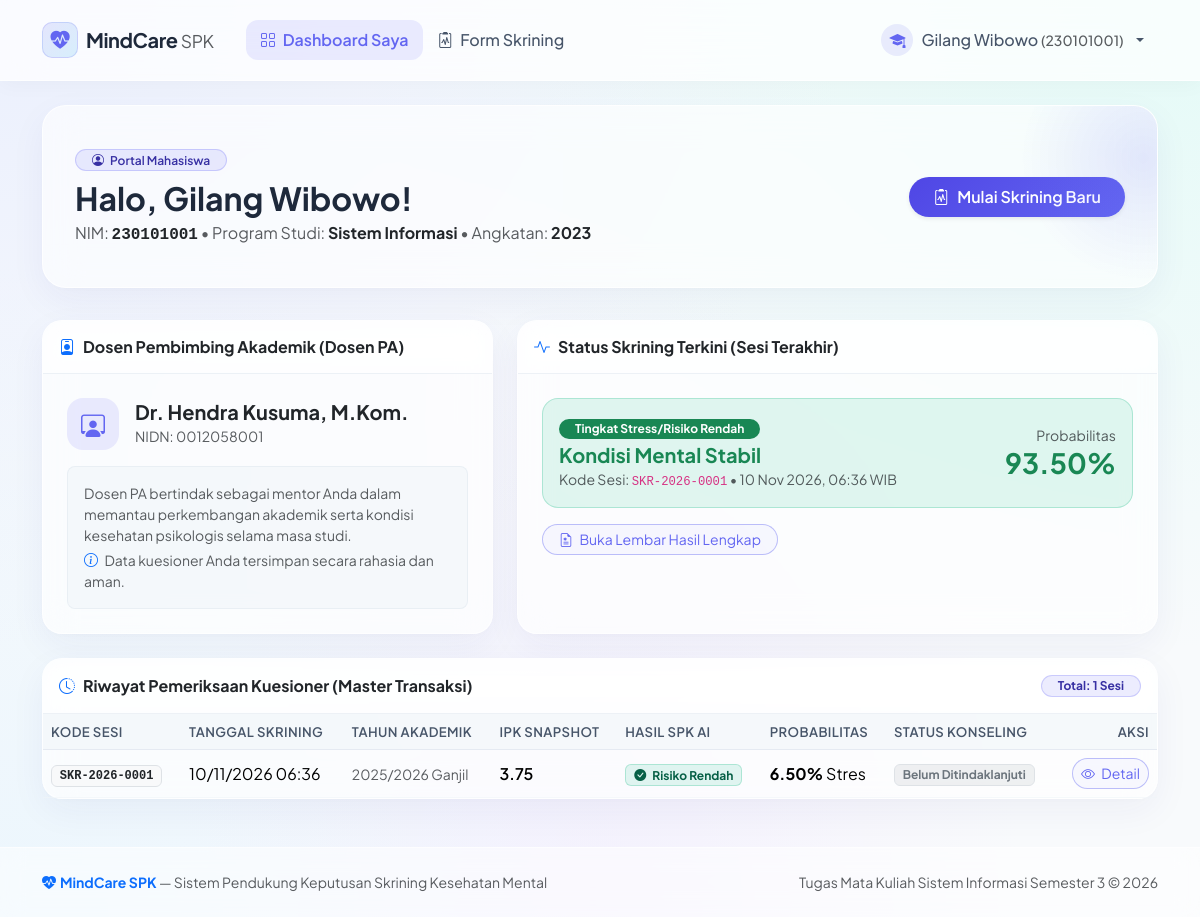
Page /dashboard_mahasiswa.php (signed in) on the committed database.
### tables this page shows
CREATE TABLE `skrining_master` (
  `id` INT AUTO_INCREMENT PRIMARY KEY,
  `kode_sesi` VARCHAR(30) NOT NULL UNIQUE,
  `mahasiswa_id` INT NOT NULL,
  `dosen_id` INT NOT NULL,
  `tahun_akademik` VARCHAR(20) NOT NULL DEFAULT '2025/2026 Ganjil',
  `ipk_snapshot` DECIMAL(4,2) NOT NULL,
  `usia_snapshot` INT NOT NULL,
  `jenis_kelamin_snapshot` VARCHAR(20) NOT NULL,
  `hasil_prediksi` TINYINT(1) NOT NULL COMMENT '0: Rendah, 1: Tinggi',
  `kategori` VARCHAR(50) NOT NULL,
  `probabilitas_rendah` DECIMAL(5,2) NOT NULL,
  `probabilitas_tinggi` DECIMAL(5,2) NOT NULL,
  `catatan_refleksi` TEXT NOT NULL,
  `faktor_utama` TEXT NOT NULL,
  `status_konseling` ENUM('Belum Ditindaklanjuti', 'Dijadwalkan Konseling', 'Selesai Konseling') NOT NULL DEFAULT 'Belum Ditindaklanjuti',
  `tanggal_skrining` DATETIME NOT NULL DEFAULT CURRENT_TIMESTAMP,
  `created_at` TIMESTAMP DEFAULT CURRENT_TIMESTAMP,
  FOREIGN KEY (`mahasiswa_id`) REFERENCES `mahasiswa`(`id`) ON DELETE CASCADE,
  FOREIGN KEY (`dosen_id`) REFERENCES `dosen`(`id`) ON DELETE CASCADE
);

### dashboard_mahasiswa.php (the view, shortened to what this page needs)
<?php
require_once 'koneksi.php';
$mhs_id = $_SESSION['user_id'];
$riwayat_skrining = [];
if ($pdo) {
    $stmtRiwayat = $pdo->prepare("SELECT sm.*, d.nama_dosen,
                                         (SELECT catatan_bimbingan FROM konseling_riwayat WHERE skrining_id = sm.id ORDER BY id DESC LIMIT 1) as catatan_konseling_terakhir,
                                         (SELECT tanggal_konseling FROM konseling_riwayat WHERE skrining_id = sm.id ORDER BY id DESC LIMIT 1) as tanggal_konseling_terakhir,
                                         (SELECT tempat_metode FROM konseling_riwayat WHERE skrining_id = sm.id ORDER BY id DESC LIMIT 1) as tempat_konseling
                                  FROM `skrining_master` sm
                                  JOIN `dosen` d ON sm.dosen_id = d.id
                                  WHERE sm.`mahasiswa_id` = ?
                                  ORDER BY sm.`created_at` DESC");
    $stmtRiwayat->execute([$mhs_id]);
    $riwayat_skrining = $stmtRiwayat->fetchAll();
}
?>
<!DOCTYPE html>
<html lang="id">
<head>
  <link rel="stylesheet" href="https://cdn.jsdelivr.net/npm/bootstrap@5.3.3/dist/css/bootstrap.min.css">
  <link rel="stylesheet" href="https://cdn.jsdelivr.net/npm/bootstrap-icons@1.11.3/font/bootstrap-icons.min.css">
  <link rel="stylesheet" href="assets/css/style.css">
</head>
<body>
<?php include 'navbar.php'; ?>
<main class="container my-4">
  <div class="glass-banner">
    <div class="row align-items-center">
      <div class="col-lg-8">
        <span class="badge badge-glass-indigo px-3 py-1 rounded-pill mb-2 fw-semibold">
          <i class="bi bi-person-circle me-1"></i> Portal Mahasiswa
        </span>
        <h2 class="fw-bold mb-1 text-slate-900">Halo, <?= htmlspecialchars($_SESSION['nama_lengkap']) ?>!</h2>
        <p class="text-muted mb-0">
          NIM: <strong class="text-dark font-monospace"><?= htmlspecialchars($_SESSION['nim']) ?></strong> &bull;
          Program Studi: <strong class="text-dark"><?= htmlspecialchars($_SESSION['prodi']) ?></strong> &bull;
          Angkatan: <strong class="text-dark"><?= htmlspecialchars($_SESSION['angkatan']) ?></strong>
        </p>
      </div>
      <div class="col-lg-4 text-lg-end mt-3 mt-lg-0">
        <a href="index.php" class="btn btn-primary px-4 py-2 rounded-pill shadow-sm d-inline-flex align-items-center gap-2">
          <i class="bi bi-clipboard2-pulse"></i>
          <span>Mulai Skrining Baru</span>
        </a>
      </div>
    </div>
  </div>
  <div class="row g-4 mb-4">
    <div class="col-md-5">
      <div class="card glass-card border-0 h-100">
        <div class="card-header py-3">
          <h6 class="mb-0 fw-bold"><i class="bi bi-person-badge text-primary me-2"></i>Dosen Pembimbing Akademik (Dosen PA)</h6>
        </div>
        <div class="card-body p-4">
          <div class="d-flex align-items-center gap-3 mb-3">
            <div class="avatar-badge fs-4" style="width: 52px; height: 52px; border-radius: 16px;">
              <i class="bi bi-person-workspace"></i>
            </div>
            <div>
              <h5 class="fw-bold mb-0 text-slate-900"><?= htmlspecialchars($_SESSION['nama_dosen_pa']) ?></h5>
              <small class="text-muted">NIDN: <?= htmlspecialchars($_SESSION['nidn_dosen_pa']) ?></small>
            </div>
          </div>
          <div class="p-3 rounded-3 small" style="background: rgba(241, 245, 249, 0.6); border: 1px solid rgba(226, 232, 240, 0.6);">
            <p class="mb-1 text-muted">Dosen PA bertindak sebagai mentor Anda dalam memantau perkembangan akademik serta kondisi kesehatan psikologis selama masa studi.</p>
            <div class="text-muted"><i class="bi bi-info-circle me-1 text-primary"></i> Data kuesioner Anda tersimpan secara rahasia dan aman.</div>
          </div>
        </div>
      </div>
    </div>
    <div class="col-md-7">
      <div class="card glass-card border-0 h-100">
        <div class="card-header py-3">
          <h6 class="mb-0 fw-bold"><i class="bi bi-activity text-primary me-2"></i>Status Skrining Terkini (Sesi Terakhir)</h6>
        </div>
        <div class="card-body p-4">
          <?php if (!empty($riwayat_skrining)):
            $latest = $riwayat_skrining[0];
            $is_high = ($latest['hasil_prediksi'] == 1);
          ?>
            <div class="d-flex align-items-center justify-content-between p-3 rounded-4 mb-3 <?= $is_high ? 'badge-glass-rose' : 'badge-glass-emerald' ?>" style="border-width: 1px;">
              <div>
                <span class="badge <?= $is_high ? 'bg-danger' : 'bg-success' ?> px-3 py-1 rounded-pill mb-1">
                  <?= htmlspecialchars($latest['kategori']) ?>
                </span>
                <h5 class="fw-bold mb-0 <?= $is_high ? 'text-danger' : 'text-success' ?>">
                  <?= $is_high ? 'Tingkat Stres / Beban Tinggi' : 'Kondisi Mental Stabil' ?>
                </h5>
                <small class="text-muted">Kode Sesi: <code><?= htmlspecialchars($latest['kode_sesi']) ?></code> &bull; <?= date('d M Y, H:i', strtotime($latest['tanggal_skrining'])) ?> WIB</small>
              </div>
              <div class="text-end">
                <span class="text-muted small d-block">Probabilitas</span>
                <h3 class="fw-bold mb-0 <?= $is_high ? 'text-danger' : 'text-success' ?>">
                  <?= $is_high ? $latest['probabilitas_tinggi'] : $latest['probabilitas_rendah'] ?>%
                </h3>
              </div>
            </div>
            <a href="hasil.php?id=<?= $latest['id'] ?>" class="btn btn-outline-primary btn-sm rounded-pill px-3">
              <i class="bi bi-file-earmark-medical me-1"></i> Buka Lembar Hasil Lengkap
            </a>
          <?php endif; ?>
        </div>
      </div>
    </div>
  </div>
  <div class="card glass-card border-0 mb-4">
    <div class="card-header py-3 d-flex justify-content-between align-items-center">
      <h6 class="mb-0 fw-bold"><i class="bi bi-clock-history me-2 text-primary"></i>Riwayat Pemeriksaan Kuesioner (Master Transaksi)</h6>
      <span class="badge badge-glass-indigo px-3 py-1 rounded-pill">Total: <?= count($riwayat_skrining) ?> Sesi</span>
    </div>
    <div class="table-responsive">
      <table class="table align-middle mb-0">
        <thead>
          <tr>
            <th>Kode Sesi</th>
            <th>Tanggal Skrining</th>
            <th>Tahun Akademik</th>
            <th>IPK Snapshot</th>
            <th>Hasil SPK AI</th>
            <th>Probabilitas</th>
            <th>Status Konseling</th>
            <th class="text-end">Aksi</th>
          </tr>
        </thead>
        <tbody>
          <?php if (!empty($riwayat_skrining)): ?>
            <?php foreach ($riwayat_skrining as $r): ?>
              <tr>
                <td><span class="badge bg-light text-dark font-monospace border"><?= htmlspecialchars($r['kode_sesi']) ?></span></td>
                <td><?= date('d/m/Y H:i', strtotime($r['tanggal_skrining'])) ?></td>
                <td><small class="text-muted"><?= htmlspecialchars($r['tahun_akademik']) ?></small></td>
                <td><span class="fw-semibold"><?= number_format($r['ipk_snapshot'], 2) ?></span></td>
                <td>
                  <?php if ($r['hasil_prediksi'] == 1): ?>
                    <span class="badge badge-glass-rose px-2 py-1">
                      <i class="bi bi-exclamation-octagon-fill me-1"></i> Risiko Tinggi
                    </span>
                  <?php else: ?>
                    <span class="badge badge-glass-emerald px-2 py-1">
                      <i class="bi bi-check-circle-fill me-1"></i> Risiko Rendah
                    </span>
                  <?php endif; ?>
                </td>
                <td><strong><?= $r['probabilitas_tinggi'] ?>%</strong> Stres</td>
                <td>
                  <?php if ($r['status_konseling'] === 'Dijadwalkan Konseling'): ?>
                    <span class="badge badge-glass-amber"><i class="bi bi-calendar-event me-1"></i> Dijadwalkan</span>
                  <?php elseif ($r['status_konseling'] === 'Selesai Konseling'): ?>
                    <span class="badge badge-glass-emerald"><i class="bi bi-check2-circle me-1"></i> Selesai</span>
                  <?php else: ?>
                    <span class="badge bg-secondary bg-opacity-10 text-secondary border">Belum Ditindaklanjuti</span>
                  <?php endif; ?>
                </td>
                <td class="text-end">
                  <a href="hasil.php?id=<?= $r['id'] ?>" class="btn btn-sm btn-outline-primary rounded-pill">
                    <i class="bi bi-eye me-1"></i> Detail
                  </a>
                </td>
              </tr>
            <?php endforeach; ?>
          <?php else: ?>
            <tr>
              <td colspan="8" class="text-center py-4 text-muted">Belum ada riwayat pengisian kuesioner.</td>
            </tr>
          <?php endif; ?>
        </tbody>
      </table>
    </div>
  </div>
</main>
<?php include 'footer.php'; ?>
</body>
</html>

### assets/css/style.css (style rules this page uses)
:root { --font-family: 'Plus Jakarta Sans', system-ui, -apple-system, sans-serif; --glass-bg: rgba(255, 255, 255, 0.65); --glass-bg-hover: rgba(255, 255, 255, 0.85); --glass-border: rgba(255, 255, 255, 0.65); --glass-border-subtle: rgba(226, 232, 240, 0.7); --glass-shadow: 0 12px 36px 0 rgba(31, 38, 135, 0.05), 0 2px 8px 0 rgba(0, 0, 0, 0.02); --glass-blur: blur(16px); --accent-primary: #6366f1; --accent-primary-hover: #4f46e5; --accent-teal: #0d9488; --accent-rose: #f43f5e; --accent-amber: #f59e0b; --accent-emerald: #10b981; --text-main: #1e293b; --text-muted: #64748b; --text-light: #94a3b8; }
body { font-family: var(--font-family); background-color: #f8fafc; background-image: radial-gradient(at 0% 0%, rgba(224, 231, 255, 0.55) 0px, transparent 50%), radial-gradient(at 100% 0%, rgba(204, 251, 241, 0.45) 0px, transparent 50%), radial-gradient(at 50% 100%, rgba(243, 232, 255, 0.45) 0px, transparent 50%), radial-gradient(at 0% 100%, rgba(224, 242, 254, 0.5) 0px, transparent 50%); background-attachment: fixed; background-size: cover; color: var(--text-main); min-height: 100vh; display: flex; flex-direction: column; }
.card, .glass-card { background: var(--glass-bg) !important; backdrop-filter: var(--glass-blur); -webkit-backdrop-filter: var(--glass-blur); border: 1px solid var(--glass-border) !important; box-shadow: var(--glass-shadow) !important; border-radius: 20px !important; transition: transform 0.25s ease, box-shadow 0.25s ease; }
.card-header { background: rgba(255, 255, 255, 0.4) !important; backdrop-filter: blur(10px); border-bottom: 1px solid rgba(226, 232, 240, 0.6) !important; border-top-left-radius: 20px !important; border-top-right-radius: 20px !important; }
.avatar-badge { display: inline-flex; align-items: center; justify-content: center; width: 32px; height: 32px; background: rgba(99, 102, 241, 0.12); color: var(--accent-primary); border-radius: 50%; font-weight: 600; }
.glass-banner { background: rgba(255, 255, 255, 0.6); backdrop-filter: blur(18px); -webkit-backdrop-filter: blur(18px); border: 1px solid rgba(255, 255, 255, 0.7); box-shadow: var(--glass-shadow); border-radius: 24px; padding: 2.5rem 2rem; margin-bottom: 2rem; position: relative; overflow: hidden; }
.glass-banner::before { content: ''; position: absolute; top: -40%; right: -10%; width: 250px; height: 250px; background: radial-gradient(circle, rgba(99, 102, 241, 0.15) 0%, transparent 70%); pointer-events: none; }
.btn-primary { background: linear-gradient(135deg, #4f46e5 0%, #6366f1 100%) !important; border: none !important; color: #ffffff !important; font-weight: 600; box-shadow: 0 4px 14px 0 rgba(99, 102, 241, 0.25); transition: all 0.25s ease; }
.btn-outline-primary { border: 1px solid rgba(99, 102, 241, 0.4) !important; color: var(--accent-primary) !important; background: rgba(99, 102, 241, 0.04); }
.badge-glass-emerald { background: rgba(16, 185, 129, 0.12) !important; color: #065f46 !important; border: 1px solid rgba(16, 185, 129, 0.25) !important; }
.badge-glass-indigo { background: rgba(99, 102, 241, 0.12) !important; color: #3730a3 !important; border: 1px solid rgba(99, 102, 241, 0.25) !important; }
.table { --bs-table-bg: transparent; }
.table thead th { background: rgba(241, 245, 249, 0.6) !important; border-bottom: 1px solid rgba(226, 232, 240, 0.8); color: #475569; font-weight: 600; font-size: 0.82rem; text-transform: uppercase; letter-spacing: 0.03em; }
.table tbody tr { border-bottom: 1px solid rgba(241, 245, 249, 0.6); transition: background 0.15s ease; }

### rows in the picture
skrining_master: kategori "Tingkat Stress/Risiko Rendah", kode_sesi "SKR-2026-0001", tanggal_skrining "10 Nov 2026, 06:36", probabilitas_rendah "93.50", tanggal_skrining "10/11/2026 06:36", tahun_akademik "2025/2026 Ganjil", ipk_snapshot "3.75", hasil_prediksi 0 (drawn), probabilitas_tinggi "6.50", shows "Belum Ditindaklanjuti"

### other values in the picture
$_SESSION['nama_lengkap'] "Gilang Wibowo"
$_SESSION['nim'] "230101001"
$_SESSION['prodi'] "Sistem Informasi"
$_SESSION['angkatan'] "2023"
$_SESSION['nama_dosen_pa'] "Dr. Hendra Kusuma, M.Kom."
$_SESSION['nidn_dosen_pa'] "0012058001"
count($riwayat_skrining) "1"
